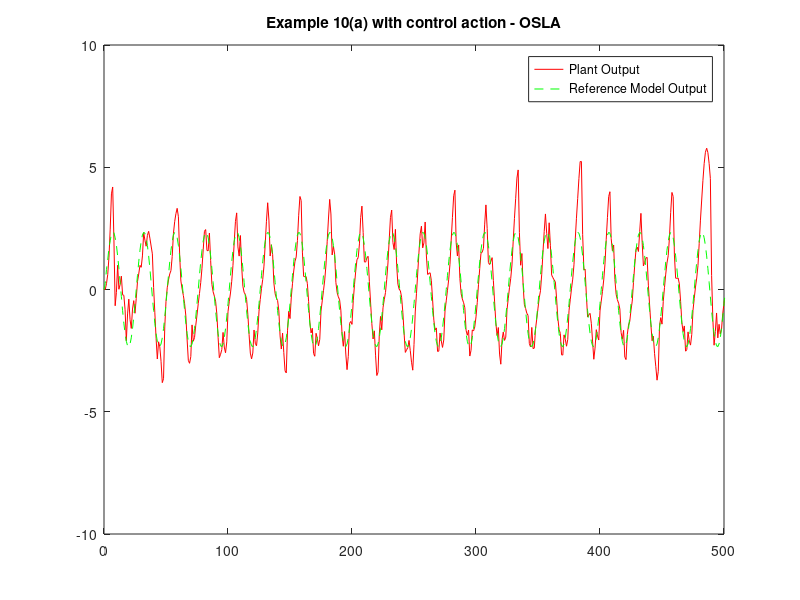
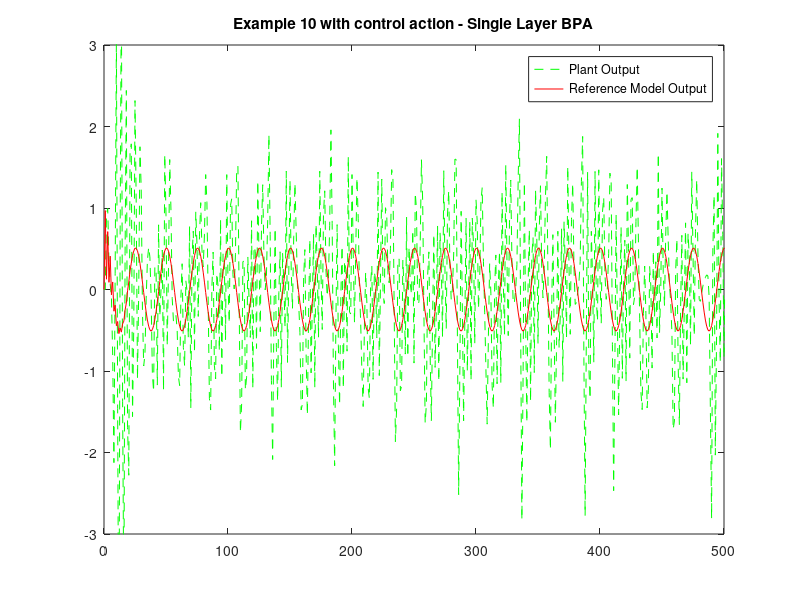

Write the MATLAB code that produced these figures, in order.
clc;
close all;
clear all;

a = 1; b = 0.25;
m0 = 2;
m1 = 30;
m2 = 1;

w11 = 0.1*randn(m1,m0+1);
w21 = 0.1*rand(m2,m1+1);

w12 = 0.1*randn(m1,m0+1);
w22 = 0.1*rand(m2,m1+1);

lambda= 0.001;

P1=(1/lambda)*eye(m1+1);
P2=(1/lambda)*eye(m1+1);

yp1 = 0;
yp2 = 0;
ym1 = 0;
ym2 = 0;
u1 = 0;
u2 = 0;
s = 0:10000;

for k = 1:length(s)
        r1=sin(2*pi*k/25);
        r2=cos(2*pi*k/25);
        
        yp1_k = yp1(end)/(1+yp2(end)^2) + u1;
        ym1_k = 0.6*ym1(end) + 0.2*ym2(end) + r1;
        yp2_k = (yp1(end)*yp2(end))/(1 + (yp2(end))^2) + u2;
        ym2_k = 0.1*ym1(end) - 0.8*ym2(end) + r2;
        
         x_k = [yp1(end);yp2(end)];
         v0_k=[1;x_k];
        
        v11_k=a*tanh(b*w11*v0_k);%20*1
        v11_k=[1;v11_k];%21*1
        yn1=w21*v11_k;%1x1
%         yp1_cap=[yp1_cap;yn1+u1];
       
        v12_k=a*tanh(b*w12*v0_k);%20*1
        v12_k=[1;v12_k];%21*1
        yn2=w22*v12_k;%1x1
%         yp2_cap=[yp2_cap;yn2+u2];
        
        e_k1(k)=yp1(end)/(1+yp2(end)^2)-yn1;
        e_k2(k)=(yp1(end)*yp2(end))/(1 + (yp2(end))^2)-yn2;
        
        P_k1=P1 - (P1*v11_k*(v11_k')*P1)/(1+((v11_k')*P1*v11_k));
        P1=P_k1;
        w21=w21+e_k1(k)*(v11_k')*P_k1;
        
        P_k2=P2 - (P2*v12_k*(v12_k')*P2)/(1+((v12_k')*P2*v12_k));
        P2=P_k2;
        w22=w22+e_k2(k)*(v12_k')*P_k2;
        
   
        u1 = -yn1 + 0.6*yp1(end) + 0.2*yp2(end) + r1;
        u2=  -yn2 + 0.1*yp1(end)-0.8*yp2(end)+ r2;
        

        yp1 = [yp1;yp1_k];
        yp2 = [yp2;yp2_k];
        ym1 = [ym1;ym1_k];
        ym2 = [ym2;ym2_k];
        
          
end
        
% ----------------------------------------------------------------------- %
%                           Plotting Graphs                               %
% ----------------------------------------------------------------------- %
K = 0:length(s);
figure;
plot(K,yp1,'-r',K,ym1,'--g')
legend('Plant Output', 'Reference Model Output');
title('Example 10(a) with control action - OSLA');
axis([0 500 -10 10]);
g=var(yp1(3:end)-ym1(3:end));
h=var(ym1(3:end));
perf=(1-(g/h))*100;
disp(perf);
mse = sum((yp1(3:end)-ym1(3:end)).^2)/(length(yp1(3:end)));
disp(mse);

figure;
plot(K,yp2,'--g',K,ym2,'r')
legend('Plant Output', 'Reference Model Output');
axis([0 500 -3 3]);
title('Example 10 with control action - Single Layer BPA');
g=var(yp2(3:end)-ym2(3:end));
h=var(ym2(3:end));
perf=(1-(g/h))*100;
disp(perf);
mse = sum((yp2(3:end)-ym2(3:end)).^2)/(length(yp2(3:end)));
disp(mse);
